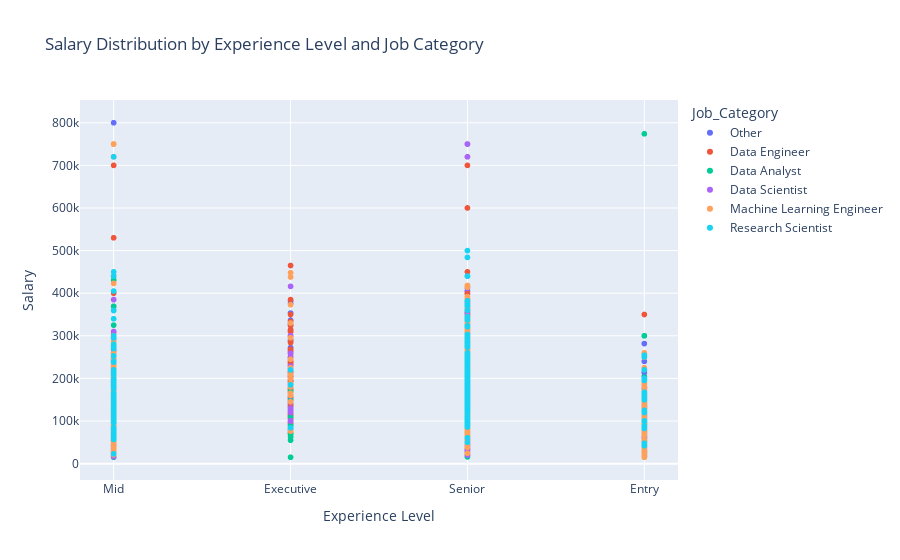

Notebook cell for this chart:
### Code cell
import plotly.express as px

fig = px.scatter(data_renamed_df, x="experience_level", y="salary", color="Job_Category",
                 hover_data=["job_title", "company_location", "salary"],
                 title="Salary Distribution by Experience Level and Job Category")

fig.update_layout(xaxis_title="Experience Level", yaxis_title="Salary")

fig.show()

### Figure 1 — Plotly figure (JSON) as saved in the notebook; plotly's stock layout.template omitted (floating-point values rounded to 4 significant figures; data arrays with more than 128 entries replaced by an {"elided": "..."} marker saying what was removed)
{"data": [{"customdata": {"elided": "2042x2 str values"}, "hovertemplate": "Job_Category=Other<br>experience_level=%{x}<br>salary=%{y}<br>job_title=%{customdata[0]}<br>company_location=%{customdata[1]}<extra></extra>", "legendgroup": "Other", "marker": {"color": "#636efa", "symbol": "circle"}, "mode": "markers", "name": "Other", "showlegend": true, "type": "scattergl", "x": {"elided": "2042 str values"}, "xaxis": "x", "y": {"elided": "2042 int values"}, "yaxis": "y"}, {"customdata": {"elided": "4296x2 str values"}, "hovertemplate": "Job_Category=Data Engineer<br>experience_level=%{x}<br>salary=%{y}<br>job_title=%{customdata[0]}<br>company_location=%{customdata[1]}<extra></extra>", "legendgroup": "Data Engineer", "marker": {"color": "#EF553B", "symbol": "circle"}, "mode": "markers", "name": "Data Engineer", "showlegend": true, "type": "scattergl", "x": {"elided": "4296 str values"}, "xaxis": "x", "y": {"elided": "4296 int values"}, "yaxis": "y"}, {"customdata": {"elided": "2425x2 str values"}, "hovertemplate": "Job_Category=Data Analyst<br>experience_level=%{x}<br>salary=%{y}<br>job_title=%{customdata[0]}<br>company_location=%{customdata[1]}<extra></extra>", "legendgroup": "Data Analyst", "marker": {"color": "#00cc96", "symbol": "circle"}, "mode": "markers", "name": "Data Analyst", "showlegend": true, "type": "scattergl", "x": {"elided": "2425 str values"}, "xaxis": "x", "y": {"elided": "2425 int values"}, "yaxis": "y"}, {"customdata": {"elided": "2857x2 str values"}, "hovertemplate": "Job_Category=Data Scientist<br>experience_level=%{x}<br>salary=%{y}<br>job_title=%{customdata[0]}<br>company_location=%{customdata[1]}<extra></extra>", "legendgroup": "Data Scientist", "marker": {"color": "#ab63fa", "symbol": "circle"}, "mode": "markers", "name": "Data Scientist", "showlegend": true, "type": "scattergl", "x": {"elided": "2857 str values"}, "xaxis": "x", "y": {"elided": "2857 int values"}, "yaxis": "y"}, {"customdata": {"elided": "1680x2 str values"}, "hovertemplate": "Job_Category=Machine Learning Engineer<br>experience_level=%{x}<br>salary=%{y}<br>job_title=%{customdata[0]}<br>company_location=%{customdata[1]}<extra></extra>", "legendgroup": "Machine Learning Engineer", "marker": {"color": "#FFA15A", "symbol": "circle"}, "mode": "markers", "name": "Machine Learning Engineer", "showlegend": true, "type": "scattergl", "x": {"elided": "1680 str values"}, "xaxis": "x", "y": {"elided": "1680 int values"}, "yaxis": "y"}, {"customdata": {"elided": "430x2 str values"}, "hovertemplate": "Job_Category=Research Scientist<br>experience_level=%{x}<br>salary=%{y}<br>job_title=%{customdata[0]}<br>company_location=%{customdata[1]}<extra></extra>", "legendgroup": "Research Scientist", "marker": {"color": "#19d3f3", "symbol": "circle"}, "mode": "markers", "name": "Research Scientist", "showlegend": true, "type": "scattergl", "x": {"elided": "430 str values"}, "xaxis": "x", "y": {"elided": "430 int values"}, "yaxis": "y"}], "layout": {"legend": {"title": {"text": "Job_Category"}, "tracegroupgap": 0}, "title": {"text": "Salary Distribution by Experience Level and Job Category"}, "xaxis": {"anchor": "y", "domain": [0, 1], "title": {"text": "Experience Level"}}, "yaxis": {"anchor": "x", "domain": [0, 1], "title": {"text": "Salary"}}}}
